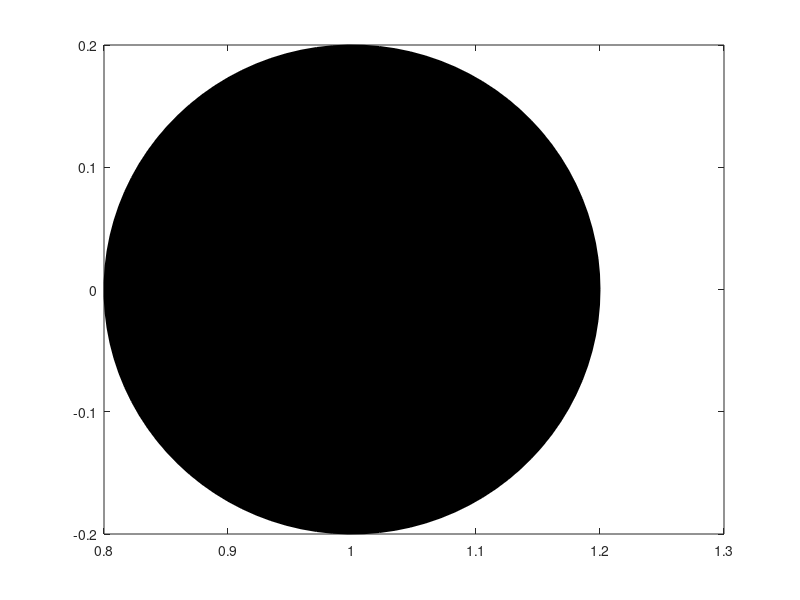
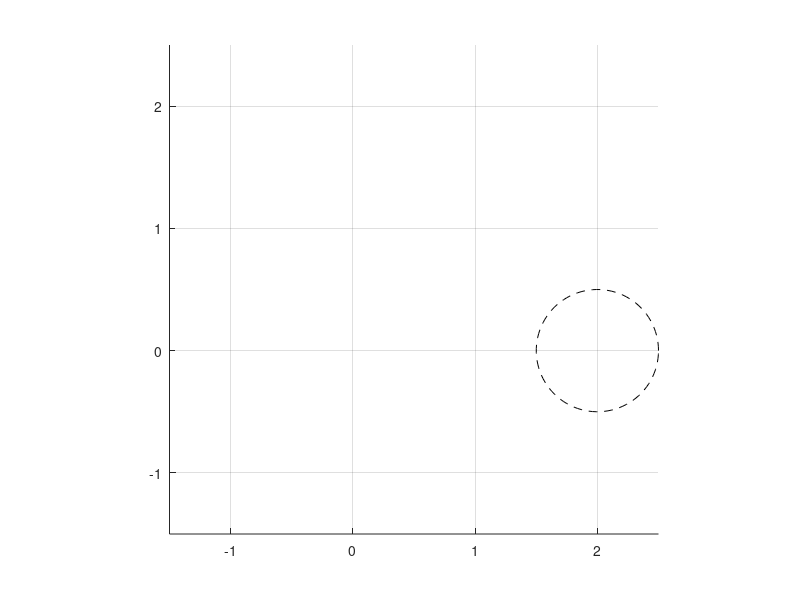

Reproduce these figures in MATLAB, in order. (Note: this script raises an error after producing the figures.)
clc
clear
close all

global L1 L2 L3
L1 = 1;
L2 = 1;
L3 = 1;
 
q_bef = [pi/2; 0; 0];
qd0 = [0; 0; 0];

% Circle parameters
xc = 2; % Center X-coordinate of the circle
yc = 0;   % Center Y-coordinate of the circle
r = 0.5;    % Radius of the circle

% Add obstacle
theta_circle = linspace(0, 2*pi, 100);
obs_x = 1;
obs_y = 0;
obs_radius = 0.2;
obs = [obs_x; obs_y; 0];
fill(obs_x + obs_radius * cos(theta_circle), obs_y + obs_radius * sin(theta_circle), 'black');

t0 = 0;
tf = 2*pi; 
delta = 0.05;

figure;
hold on;
axis equal;
grid on;
xlim([-1.5, 2.5]);
ylim([-1.5, 2.5]);

% Plot desired circular path as a dotted line
theta = linspace(0, 2*pi, 100);
x_circle = xc + r * cos(theta);
y_circle = yc + r * sin(theta);
plot(x_circle, y_circle, 'k--');

Kp = 10; % Proportional gain adjusted for stability

% Initialize arrays to store end-effector path
path_x = [];
path_y = [];

for t = t0:delta:tf
    % desired position circle
    xd = xc + r * cos(t);
    yd = yc + r * sin(t);
    xdotd = -r * sin(t);
    ydotd = r * cos(t);

    % forward kinematics
    [p0, p1, p2, p3] = ForKin(q_bef);

    % position error
    e = [xd; yd; 0] - p3;

    rd = [xdotd; ydotd; 0] + Kp*e;

    n_min = [norm(p1-obs-obs_radius)
             norm(p2-obs-obs_radius)
             norm(p3-obs-obs_radius)];

    qd0 = -10*n_min;

    qd = InvKin(q_bef, rd, qd0);

    % Update joint positions
    q = q_bef + qd * delta;

    % forward kinematics
    [p0, p1, p2, p3] = ForKin(q);
    
    path_x = [path_x; p3(1)];
    path_y = [path_y; p3(2)];

    % Plot the manipulator
    clf; % Clear figure
    hold on;
    axis equal;
    grid on;
    xlim([-1.5, 2.5]);
    ylim([-1.5, 2.5]);
    fill(obs_x + obs_radius * cos(theta_circle), obs_y + obs_radius * sin(theta_circle), 'black');
    plot(x_circle, y_circle, 'k--'); % Desired path (circle)
    plot(path_x, path_y, 'r-', 'LineWidth', 1); % Actual end-effector path
    plot([p0(1) p1(1)], [p0(2) p1(2)], 'b-', 'LineWidth', 2); % Link 1
    plot([p1(1) p2(1)], [p1(2) p2(2)], 'b-', 'LineWidth', 2); % Link 2
    plot([p2(1) p3(1)], [p2(2) p3(2)], 'b-', 'LineWidth', 2); % Link 3
    
    % Plot joints
    plot(p0(1), p0(2), 'ko', 'MarkerSize', 5, 'MarkerFaceColor', 'k'); % Base joint
    plot(p1(1), p1(2), 'ko', 'MarkerSize', 5, 'MarkerFaceColor', 'k'); % Joint 1
    plot(p2(1), p2(2), 'ko', 'MarkerSize', 5, 'MarkerFaceColor', 'k'); % Joint 2
    plot(p3(1), p3(2), 'ko', 'MarkerSize', 5, 'MarkerFaceColor', 'k'); % End effector
        
    title('3-Link Manipulator Moving Along a Circle');
    xlabel('X Position');
    ylabel('Y Position');
    drawnow;

    q_bef = q;

end